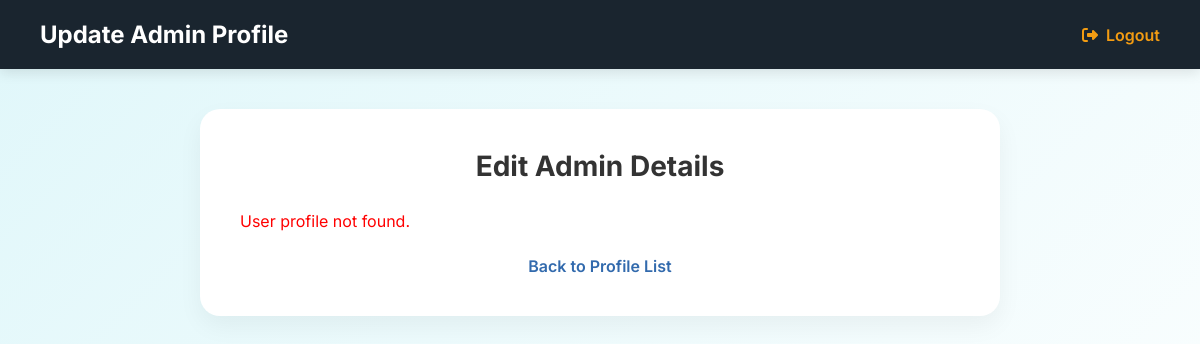
The app's page /Boundaries/Admin/update_management_profile.php?id=115, older data.
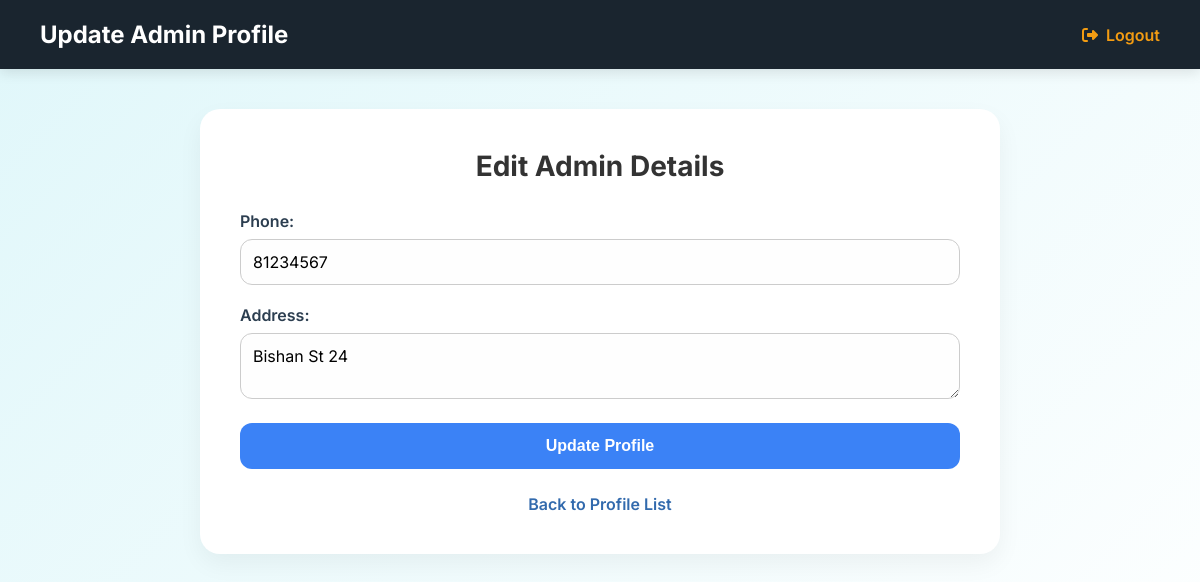
The same page, newer data.
### tables this page shows
CREATE TABLE `management_profiles` (
  `profile_id` int(11) NOT NULL,
  `user_id` int(11) NOT NULL,
  `phone` varchar(8) NOT NULL,
  `address` text NOT NULL,
  `status` enum('active','suspended') NOT NULL DEFAULT 'active'
);

### Utilities/DB.php (called while the page is built, shortened)
<?php
function getDBConnection() {
    $conn = mysqli_connect("localhost", "root", "", "CSRPIN_platform",3307);
    return $conn;
}

### Controllers/Profiles/Manager/ViewManagementProfileController.php (called while the page is built)
<?php
require_once __DIR__ . '/../../../Entities/ManagementProfile.php';
class ViewManagementProfileController {
    public function getProfileByUserId($userId) {
        $profile = new ManagementProfile();
        return $profile->getProfileByUserId($userId);
    }
}

### Entities/ManagementProfile.php (called while the page is built, shortened)
<?php
require_once __DIR__ . '/../Utilities/DB.php';
class ManagementProfile {
    private $conn;
    public function __construct() {
        $this->conn = getDBConnection();
    }
	public function getProfileByUserId($userId) {
		$stmt = $this->conn->prepare("SELECT * FROM management_profiles WHERE user_id = ?");
		$stmt->bind_param("i", $userId);
		$stmt->execute();
		$result = $stmt->get_result();
		return $result->fetch_assoc();
	}
}

### Boundaries/Admin/update_management_profile.php (the view, shortened to what this page needs)
<?php
require_once __DIR__ . '/../../Controllers/profiles/Management/ViewManagementProfileController.php';
$userId = $_GET['id'] ?? null;
$viewController = new ViewManagementProfileController();
$profile = $viewController->getProfileByUserId($userId);
?>
<!DOCTYPE html>
<html lang="en">
<head>
    <link rel="stylesheet" href="https://cdnjs.cloudflare.com/ajax/libs/font-awesome/6.4.0/css/all.min.css">
</head>
<body>
<nav>
    <h1>Update Admin Profile</h1>
    <a class="logout-link" href="../../logout.php"><i class="fas fa-sign-out-alt"></i> Logout</a>
</nav>
<div class="container">
    <h2>Edit Admin Details</h2>
    <?php if ($profile): ?>
        <form method="POST">
                        <label>Phone:</label>
            <input type="text" name="phone" value="<?= htmlspecialchars($profile['phone']) ?>" required>
            <label>Address:</label>
            <textarea name="address" required><?= htmlspecialchars($profile['address']) ?></textarea>
            <button type="submit">Update Profile</button>
        </form>
    <?php else: ?>
        <p class="error">User profile not found.</p>
    <?php endif; ?>
    <a class="back-link" href="manage_profiles.php">Back to Profile List</a>
</div>
</body>
</html>

Row changes from the older to the newer data that the page shows:
added management_profiles: phone "81234567", address "Bishan St 24"
Text that changed along with them:
text no longer shown: "User profile not found."
text now shown: "Phone: Address: Update Profile"
